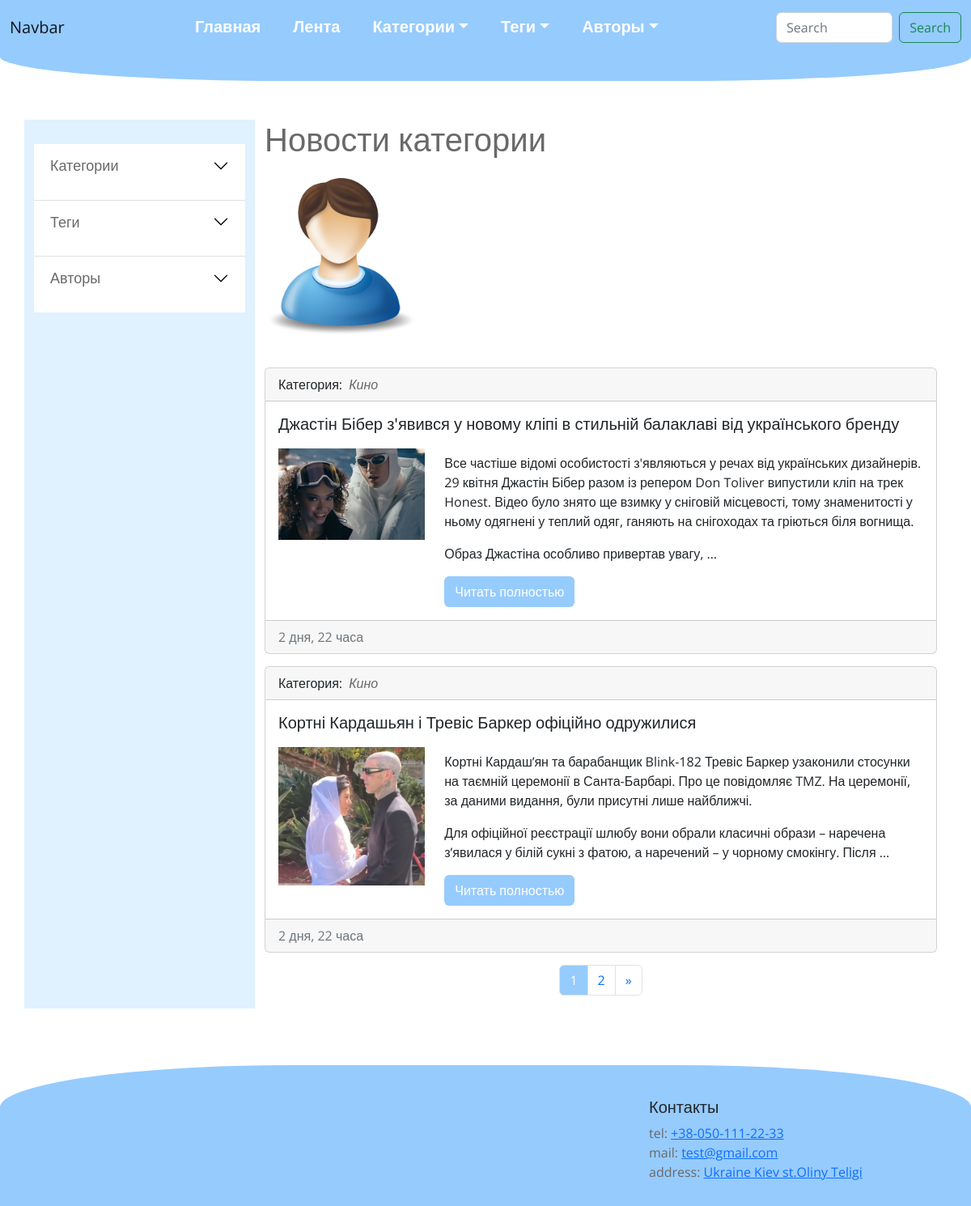
The app's page /category/1-kino/ with its own data.
### news/models.py (models this page shows, shortened)
class News(models.Model):
    slug = models.SlugField(max_length=150, verbose_name='url', unique=True)
    title = models.CharField(max_length=150, verbose_name='Тайтл')
    content = models.TextField(verbose_name='Текст поста')
    category = models.ForeignKey('category', on_delete=models.PROTECT, verbose_name='Категория')
    tag = models.ManyToManyField('tag', blank=True, verbose_name='Теги')
    created_at = models.DateTimeField(auto_now_add=True, verbose_name='Дата публикации')
    photo = models.ImageField(upload_to='newsImg/media/%Y/%m/%d', blank=True, verbose_name='Загрузить фото')
    views = models.IntegerField(default=0, verbose_name='Просмотры')
    author = models.ManyToManyField('author', verbose_name='Автор')
    is_published = models.BooleanField(default=True, verbose_name='Опубликованно')
    def get_absolute_url(self):
        return reverse('news', kwargs={'slug': self.slug})
    class Meta:
        verbose_name = 'Статья'
        verbose_name_plural = 'Статьи'
        ordering = ['-created_at']

class Category(models.Model):
    slug = models.SlugField(max_length=150, verbose_name='url', unique=True)
    title = models.CharField(max_length=150, verbose_name='Название категории')
    description = models.TextField(verbose_name='Описание категории', default='')
    photo = models.ImageField(upload_to='CategoryImg/media/%Y/%m/%d', blank=True, verbose_name='Загрузить фото')
    def __str__(self):
        return self.title
    def get_absolute_url(self):
        return reverse('category', kwargs={'slug': self.slug})
    class Meta:
        verbose_name = 'Категория'
        verbose_name_plural = 'Категории'
        ordering = ['title']

### news/views.py (the view)
# urls.py: path('category/<str:slug>/', CategoryPage.as_view(), name='category'),
class CategoryPage(ListView):
    model = News
    context_object_name = 'news'
    template_name = 'news/category_page.html'
    paginate_by = 2
    def get_context_data(self, *, object_list=None, **kwargs):
        context = super().get_context_data(**kwargs)
        context['newsPage'] = Category.objects.get(slug=self.kwargs['slug'])
        context['h1'] = f"Новости категории {str(Category.objects.get(slug=self.kwargs['slug'])).lower()}"
        return context
    def get_queryset(self):
        return News.objects.filter(is_published=True, category__slug=self.kwargs['slug'])

### news/models.py (called while the page is built)
    def __str__(self):
        return self.title

    def get_absolute_url(self):
        return reverse('tag', kwargs={'slug': self.slug})

    def __str__(self):
        return f'{self.surname} {self.name}'

    def get_absolute_url(self):
        return reverse('author', kwargs={'slug': self.slug})

### news/templatetags/menu_tag.py (called while the page is built)
@register.inclusion_tag('news/blocks/category_tpl.html')
def get_menu_categories():
    categories = Category.objects.annotate(cat=Count('news', filter=F('news__pk'))).filter(cat__gt=0)
    return {'categories': categories}

@register.inclusion_tag('news/blocks/tags_tpl.html')
def get_menu_tags():
    tags = Tag.objects.annotate(cat=Count('news', filter=F('news__pk'))).filter(cat__gt=0)
    return {'tags': tags}

@register.inclusion_tag('news/blocks/authors_tpl.html')
def get_menu_authors():
    authors = Author.objects.all()
    return {'authors': authors}

### news/templatetags/pagination_tag.py (called while the page is built)
@register.inclusion_tag('news/blocks/pagination_tpl.html')
def get_pagination(page_obj):
    return {'page_obj': page_obj}

### news/templatetags/side_bar_tag.py (called while the page is built)
@register.inclusion_tag('news/blocks/sidebar_tpl.html')
def get_sidebar():
    categories = Category.objects.annotate(cat=Count('news', filter=F('news__pk'))).filter(cat__gt=0)
    tags = Tag.objects.annotate(cat=Count('news', filter=F('news__pk'))).filter(cat__gt=0)
    authors = Author.objects.all()
    return {'categories': categories,
            'tags': tags,
            'authors': authors}

### news/templates/news/category_page.html (shortened to what this page needs)
{% extends 'base.html' %}
{% load side_bar_tag %}
{% load pagination_tag %}
{% load static %}
{% block content %}
    <div class="row news_detail category-detail">
        {% get_sidebar %}
        <div class="timeline-block col-md-9">
            <h1>Новости категории {{ category_page.title|lower }}</h1>
            {% if page_obj.number == 1 %}
                <div class="row category-description">
                    <div class="col-md-3 category-photo">
                        {% if category_page.photo %}
                            <img src="{{ category_page.photo.url }}" alt="cat-{{ category_page.title}}">
                        {% else %}
                            <img src="{% static 'general/img.png' %}" alt="cat{{ category_page.title }}">
                        {% endif %}
                    </div>
                    <div class="col-md-9">
                    </div>
                </div>
            {% endif %}
            {% for item in news %}
                <div class="card text-start">
                    <div class="card-header">
                        <span>Категория: <a href="{{ item.category.get_absolute_url }}"
                                            class="category-top-link">{{ item.category }}</a></span>
                    </div>
                    <div class="card-body">
                        <h5 class="card-title">{{ item.title }}</h5>
                        <div class="row">
                            <div class="col-md-3 timeline-photo">
                                {% if item.photo %}
                                    <img src="{{ item.photo.url }}" alt="photo-{{ item.title }}">
                                {% else %}
                                    <img src="{% static 'general/img.png' %}" alt="photo-{{ item.title }}">
                                {% endif %}
                            </div>
                            <div class="col-md-9">
                                <p class="card-text">
                                    {% autoescape off %}
                                        {{ item.content|truncatewords:50 }}
                                    {% endautoescape %}
                                </p>
                                <a href="{{ item.get_absolute_url }}" class="btn">Читать полностью</a>
                            </div>
                        </div>
                    </div>
                    <div class="card-footer text-muted">
                        {{ item.created_at|timesince }}
                    </div>
                </div>
            {% endfor %}
            {% get_pagination page_obj %}
        </div>
    </div>
{% endblock %}

### NewsPortal/static/style.css (style rules this page uses)
* { font-family: 'Open Sans', sans-serif; }
html { height: 100%; position: relative; }
html body { height: 100%; }
.news_detail { margin-bottom: 70px; margin-top: 80px; }
.news_detail h1 { display: block; margin-bottom: 14px; }
.category-detail .category-description { position: relative; margin-bottom: 30px; }
.category-detail .category-description .category-photo { padding: 10px; }
.category-detail .category-description .category-photo img { width: 100%; }
.timeline-block h1 { color: dimgrey; }
.timeline-block .card { margin-bottom: 15px; }
.timeline-block .category-top-link { text-decoration: none; font-style: italic; padding-left: 4px; color: dimgrey; }
.timeline-block .btn { background-color: #96CBFE; color: white; }
.timeline-block .timeline-photo { padding-top: 10px; overflow: hidden; }
.timeline-block .timeline-photo img { width: 100%; }

### records on screen
News: category "Кино", title "Джастін Бібер з'явився у новому кліпі в стильній балаклаві від українського бренду", photo (picture), content "Все частіше відомі особистості з'являються у речах від українських дизайнерів. 29 квітня Джастін Бібер разом із репером Don Toliver випустили кліп на трек Honest. Відео було знято ще взимку у сніговій місцевості, тому знаменитості у ньому одягнені у теплий одяг, ганяють на снігоходах та гріються біля вогнища. Образ Джастіна особливо привертав увагу, …", created_at "2 дня, 22 часа"
News: category "Кино", title "Кортні Кардашьян і Тревіс Баркер офіційно одружилися", photo (picture), content "Кортні Кардаш’ян та барабанщик Blink-182 Тревіс Баркер узаконили стосунки на таємній церемонії в Санта-Барбарі. Про це повідомляє TMZ. На церемонії, за даними видання, були присутні лише найближчі. Для офіційної реєстрації шлюбу вони обрали класичні образи – наречена з’явилася у білій сукні з фатою, а наречений – у чорному смокінгу. Після …", created_at "2 дня, 22 часа"

### other values on screen
{{ p }} "1"
{{ p }} "2"
